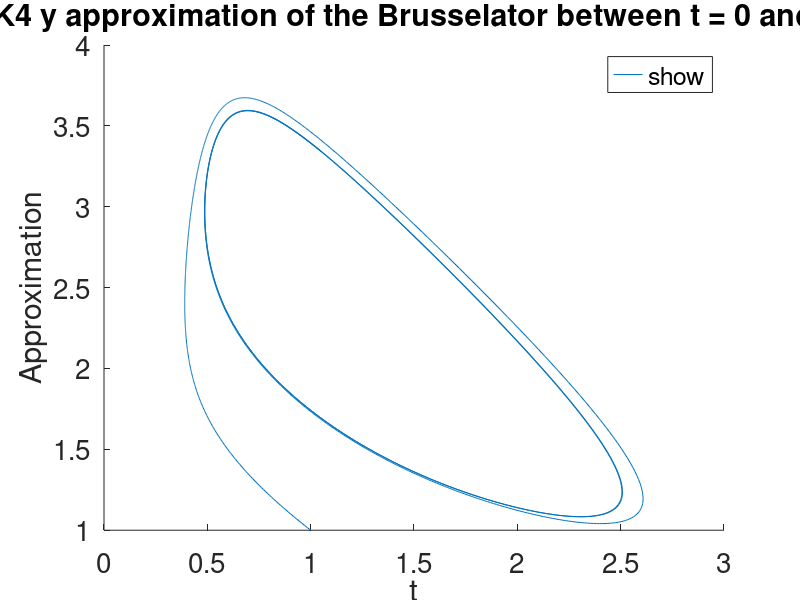

This figure's MATLAB source:
clear all
tmax = 25;
step = 0.01;
tsol = 0:step:tmax;
ysol = zeros(1, length(tsol));
xsol = zeros(1, length(tsol));
xsol(1) = 1;
ysol(1) = 1;
Aconst = 1;
Bconst = 2.5;
fxyt = @(tsol, xsol, ysol) Aconst - (Bconst * xsol) + xsol^2 * ysol - xsol;
gxyt = @(tsol, xsol, ysol) Bconst * xsol - xsol^2 * ysol;
for i = 1:(length(tsol)-1)
    k0 = fxyt(tsol(i), xsol(i), ysol(i));
    l0 = gxyt(tsol(i), xsol(i), ysol(i));
    k1 = fxyt(tsol(i)+0.5*step,xsol(i)+0.5*step*k0,ysol(i)+0.5*step*l0);
    l1 = gxyt(tsol(i)+0.5*step,xsol(i)+0.5*step*k0,ysol(i)+0.5*step*l0);
    k2 = fxyt((tsol(i)+0.5*step),(xsol(i)+0.5*step*k1),(ysol(i)+0.5*step*l1));
    l2 = gxyt((tsol(i)+0.5*step),(xsol(i)+0.5*step*k1),(ysol(i)+0.5*step*l1));
    k3 = fxyt((tsol(i)+step),(xsol(i)+k2*step),(ysol(i)+l2*step));
    l3 = gxyt((tsol(i)+step),(xsol(i)+k2*step),(ysol(i)+l2*step));
    xsol(i+1) = xsol(i) + (1/6)*step*(k0 + 2*k1 + 2*k2 + k3);
    ysol(i+1) = ysol(i) + (1/6)*step*(l0 + 2*l1 + 2*l2 + l3);
end
hold on
plot(xsol, ysol,'DisplayName', 'A = 1, B = 2.5');
%plot(tsol, ysol,'r','DisplayName', 'Converged limit cycle');
%plot(xconst,yconst, 'DisplayName','Estimated boundary');
%plot(xcon,ycon,'DisplayName', 'Strict boundary');
title('RK4 y approximation of the Brusselator between t = 0 and 25','FontSize',14);
xlabel('t', 'FontSize',14);
ylabel('Approximation', 'FontSize',14);
legend('show', 'FontSize',20);
set(gca,'FontSize',20);

